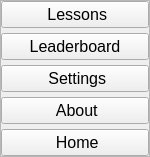
        <widget class="QFrame" name="side_menu">
         <property name="sizePolicy">
          <sizepolicy hsizetype="Fixed" vsizetype="Preferred">
           <horstretch>0</horstretch>
           <verstretch>0</verstretch>
          </sizepolicy>
         </property>
         <property name="minimumSize">
          <size>
           <width>150</width>
           <height>0</height>
          </size>
         </property>
         <property name="maximumSize">
          <size>
           <width>150</width>
           <height>16777215</height>
          </size>
         </property>
         <layout class="QVBoxLayout" name="verticalLayout_2">
          <property name="spacing">
           <number>0</number>
          </property>
          <property name="leftMargin">
           <number>0</number>
          </property>
          <property name="topMargin">
           <number>0</number>
          </property>
          <property name="rightMargin">
           <number>0</number>
          </property>
          <property name="bottomMargin">
           <number>0</number>
          </property>
          <item alignment="Qt::AlignmentFlag::AlignTop">
           <widget class="QFrame" name="frame_4">
            <property name="minimumSize">
             <size>
              <width>150</width>
              <height>0</height>
             </size>
            </property>
            <property name="maximumSize">
             <size>
              <width>150</width>
              <height>16777215</height>
             </size>
            </property>
            <property name="frameShape">
             <enum>QFrame::Shape::StyledPanel</enum>
            </property>
            <property name="frameShadow">
             <enum>QFrame::Shadow::Raised</enum>
            </property>
            <layout class="QVBoxLayout" name="verticalLayout_3">
             <property name="spacing">
              <number>5</number>
             </property>
             <property name="leftMargin">
              <number>0</number>
             </property>
             <property name="topMargin">
              <number>0</number>
             </property>
             <property name="rightMargin">
              <number>0</number>
             </property>
             <property name="bottomMargin">
              <number>0</number>
             </property>
             <item>
              <widget class="QPushButton" name="lessons_button">
               <property name="font">
                <font>
                 <pointsize>12</pointsize>
                </font>
               </property>
               <property name="text">
                <string> Lessons</string>
               </property>
               <property name="icon">
                <iconset resource="icons.qrc">
                 <normaloff>:/icons/icons/file-text.svg</normaloff>:/icons/icons/file-text.svg</iconset>
               </property>
              </widget>
             </item>
             <item>
              <widget class="QPushButton" name="leaderboard_button">
               <property name="font">
                <font>
                 <pointsize>12</pointsize>
                </font>
               </property>
               <property name="text">
                <string>Leaderboard</string>
               </property>
               <property name="icon">
                <iconset resource="icons.qrc">
                 <normaloff>:/icons/icons/award.svg</normaloff>:/icons/icons/award.svg</iconset>
               </property>
              </widget>
             </item>
             <item>
              <widget class="QPushButton" name="settings_button">
               <property name="font">
                <font>
                 <pointsize>12</pointsize>
                </font>
               </property>
               <property name="text">
                <string> Settings</string>
               </property>
               <property name="icon">
                <iconset resource="icons.qrc">
                 <normaloff>:/icons/icons/settings.svg</normaloff>:/icons/icons/settings.svg</iconset>
               </property>
              </widget>
             </item>
             <item>
              <widget class="QPushButton" name="about_button">
               <property name="font">
                <font>
                 <pointsize>12</pointsize>
                </font>
               </property>
               <property name="text">
                <string> About</string>
               </property>
               <property name="icon">
                <iconset resource="icons.qrc">
                 <normaloff>:/icons/icons/link.svg</normaloff>:/icons/icons/link.svg</iconset>
               </property>
              </widget>
             </item>
             <item>
              <widget class="QPushButton" name="home_button">
               <property name="font">
                <font>
                 <pointsize>12</pointsize>
                </font>
               </property>
               <property name="text">
                <string> Home</string>
               </property>
               <property name="icon">
                <iconset resource="icons.qrc">
                 <normaloff>:/icons/icons/home.svg</normaloff>:/icons/icons/home.svg</iconset>
               </property>
              </widget>
             </item>
            </layout>
           </widget>
          </item>
         </layout>
        </widget>
